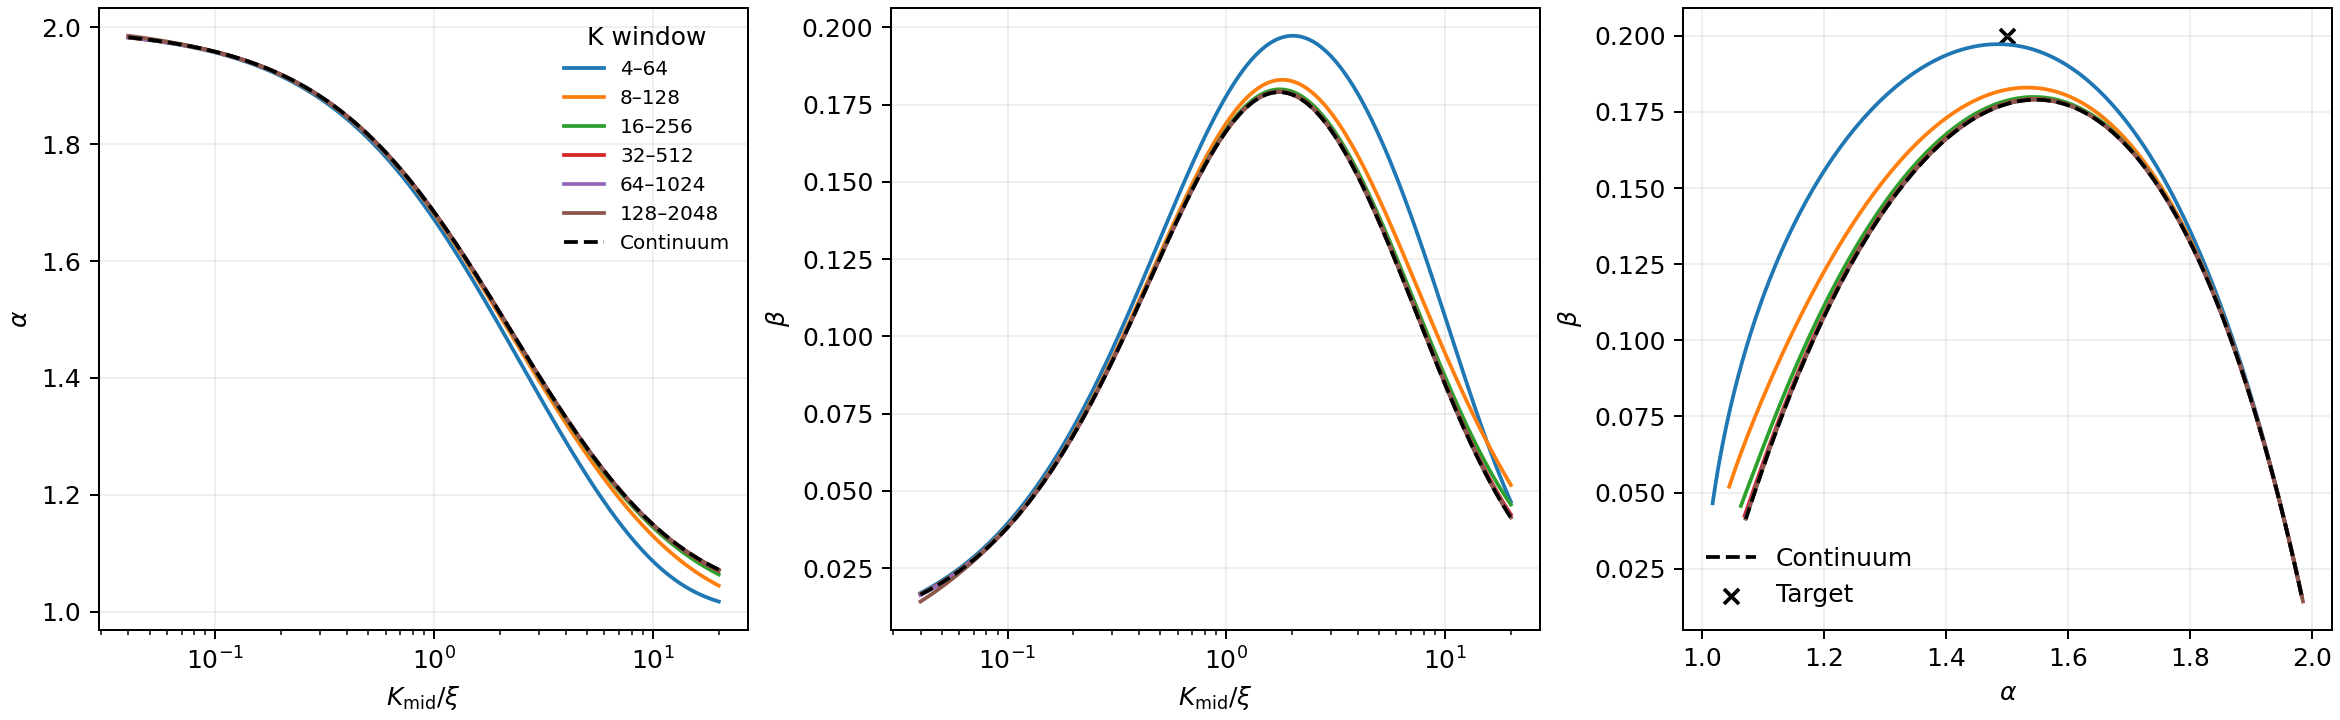

Here is the Python script that generated this plot:
"""Compare the continuum diffusion prediction with exact discrete ring sums."""
import csv
from pathlib import Path

import numpy as np
from scipy.optimize import minimize_scalar
import matplotlib.pyplot as plt

from griffiths_sweep import slope


def continuum(x):
    shape = x + np.expm1(-x)
    alpha = -x * np.expm1(-x) / shape
    return shape, (3 - alpha) / 2


def run():
    n = 32768
    q = 2*np.pi*np.fft.rfftfreq(n)
    lam = (np.cos(q) + np.cos(2*q)) / 2
    multiplicity = np.full(len(q), 2)
    multiplicity[[0, -1]] = 1
    x_values = np.geomspace(.04, 20, 260)
    band_scales = 2. ** np.arange(-2, 3)
    path = Path(__file__).parent
    fig, axs = plt.subplots(1, 3, figsize=(13, 4), layout='constrained')
    rows = []
    for center in (16, 32, 64, 128, 256, 512):
        sizes = (center * band_scales).astype(int)
        filt = np.array([(k*np.sinc(k*q/(2*np.pi))/np.sinc(q/(2*np.pi)))**2
                         for k in sizes]) * multiplicity / n
        for x in x_values:
            m = 1 / (1 + 1.25*(x/center)**2)
            a = m*lam
            v = filt @ (1 / (1-a*a))
            t = (filt @ (1 / ((1-a*a)*(1-a)))) / v
            cv, ct = continuum(x*band_scales)
            rows.append((center, x, m, slope(v), slope(t), slope(cv), slope(ct)))
        band = np.array(rows[-len(x_values):])
        for ax, col in zip(axs[:2], [3, 4]):
            ax.semilogx(band[:,1],band[:,col],label=f'{sizes[0]}–{sizes[-1]}')
        axs[2].plot(band[:,3],band[:,4])
        mask = (band[:,1] >= .3) & (band[:,1] <= 5)
        print('ring', center, 'max errors x=.3..5', np.max(np.abs(band[mask,3:5]-band[mask,5:7]), axis=0))
    for ax, col, label in zip(axs[:2], [5, 6], [r'$\alpha$',r'$\beta$']):
        ax.semilogx(band[:,1],band[:,col],label='Continuum',color='black',ls='--')
        ax.set(xlabel=r'$K_{\rm mid}/\xi$', ylabel=label)
    axs[0].legend(title='K window',fontsize=8,frameon=False)
    axs[2].plot(band[:,5],band[:,6],color='black',ls='--',label='Continuum')
    axs[2].scatter(1.5,.2,marker='x',color='black',label='Target')
    axs[2].set(xlabel=r'$\alpha$',ylabel=r'$\beta$')
    axs[2].legend(frameon=False)
    for ax in axs:
        ax.grid(alpha=.2)
    fig.savefig(path/'ring_collapse.png',dpi=180)
    with (path/'ring_collapse.csv').open('w',newline='') as f:
        writer = csv.writer(f)
        writer.writerow(['k_mid','x','m','alpha','beta','alpha_cont','beta_cont'])
        writer.writerows(rows)
    for scales in (band_scales, 2.**np.array([-.001, .001])):
        def exponents(x):
            var,time=continuum(x*scales)
            # slope() assumes unit log2 steps.
            step=np.log2(scales[1]/scales[0])
            return slope(var)/step, slope(time)/step
        peak=minimize_scalar(lambda x:-exponents(x)[1],bounds=(.05,10),method='bounded')
        target=minimize_scalar(lambda x:sum((np.array(exponents(x))-[1.5,.2])**2),
                               bounds=(.05,10),method='bounded')
        print('continuum peak', peak.x, exponents(peak.x),
              'closest to target',target.x,exponents(target.x))


if __name__ == '__main__':
    run()
